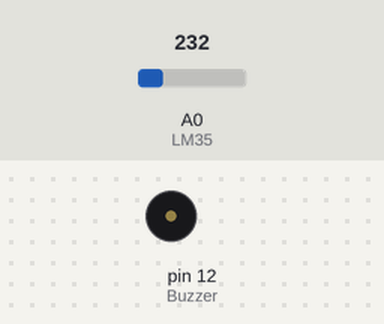
Simulated run of this sketch. Board: Arduino Uno, built with avr-gcc and run on an emulated ATmega328P. Parts: buzzer (waves = sounding, pin HIGH). The test bench sets the inputs (shaded band); at power-on: A0 (LM35) = 232.

Above: at 1.2 s.
1.3 s: A0 (LM35) set to 240
At 2.5 s:
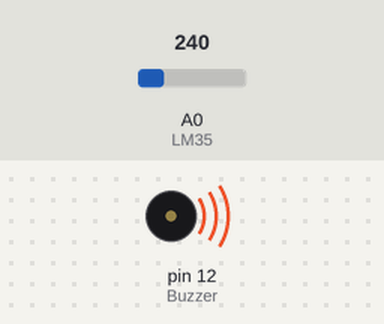
2.8 s: A0 (LM35) set to 201
At 3.9 s:
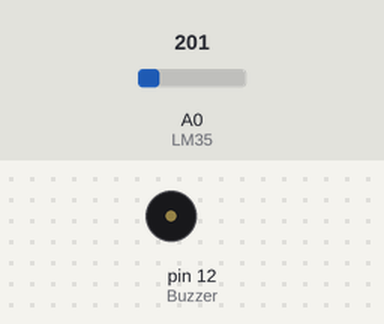
4.3 s: A0 (LM35) set to 250
At 5.0 s:
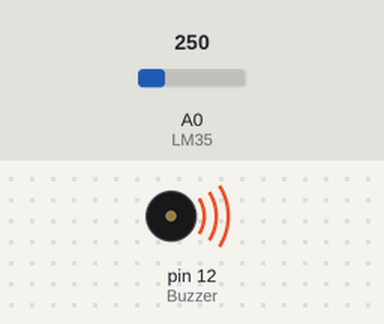
Timing chart, 0 to 7.3 s (numbered marks = the images above; inputs shaded):
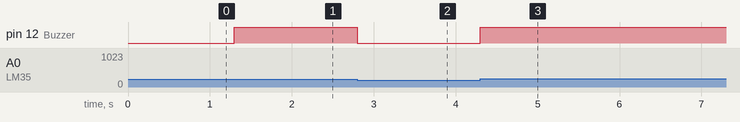

Measured:
- the behaviour switches between 232 and 233 on A0 (LM35) (found by bisection; images 0 and 1)
- after the input at 1.3 s, pin 12 (Buzzer): LOW → HIGH at once
- after the input at 2.8 s, pin 12 (Buzzer): HIGH → LOW at once
- after the input at 4.3 s, pin 12 (Buzzer): LOW → HIGH at once

The sketch:

ProjetoAlarme.ino
```cpp
/***************************************\
**
Projeto Alarme
**
\***************************************/
const int LM35 = 0;
float temperatura = 0;
int ADClido = 0;
const int Buzzer = 12;
void setup(){
analogReference(INTERNAL); //No Mega, use INTERNAL1V1, no Leonardo remova essa linha
pinMode(Buzzer, OUTPUT);
}
void loop(){
ADClido = analogRead(LM35);
temperatura = ADClido * 0.1075268817204301; //no Leonardo use 0.4887585532
if(temperatura > 25){ // setei como 25oC
digitalWrite(Buzzer, HIGH);
}
else{
digitalWrite(Buzzer, LOW);
}
}
```
